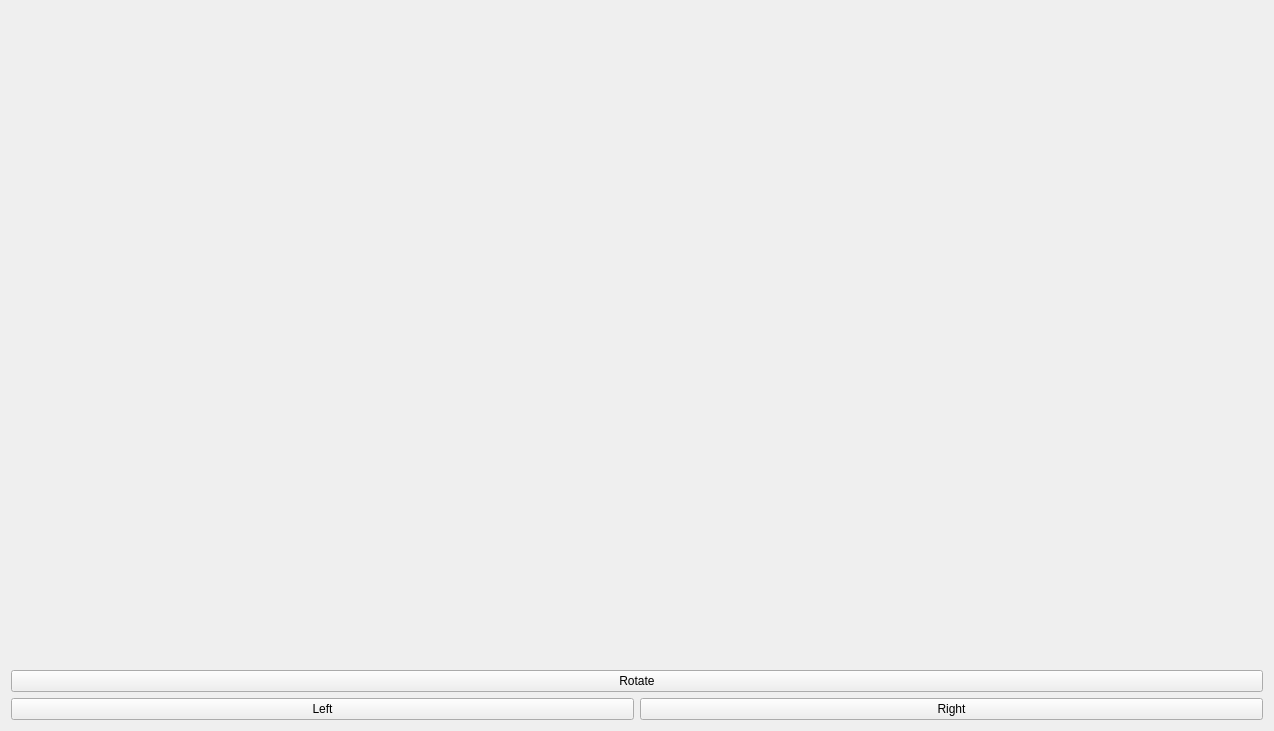
<?xml version="1.0" encoding="UTF-8"?>
<ui version="4.0">
 <class>MainWindow</class>
 <widget class="QMainWindow" name="MainWindow">
  <property name="geometry">
   <rect>
    <x>0</x>
    <y>0</y>
    <width>1274</width>
    <height>731</height>
   </rect>
  </property>
  <property name="minimumSize">
   <size>
    <width>1274</width>
    <height>731</height>
   </size>
  </property>
  <property name="maximumSize">
   <size>
    <width>1274</width>
    <height>731</height>
   </size>
  </property>
  <property name="windowTitle">
   <string>MainWindow</string>
  </property>
  <widget class="QWidget" name="centralWidget">
   <layout class="QGridLayout" name="gridLayout">
    <item row="0" column="0">
     <widget class="openWidget" name="glWidget" native="true"/>
    </item>
    <item row="1" column="0">
     <widget class="QPushButton" name="pushButton">
      <property name="text">
       <string>Rotate</string>
      </property>
     </widget>
    </item>
    <item row="2" column="0">
     <layout class="QHBoxLayout" name="horizontalLayout_2">
      <item>
       <widget class="QPushButton" name="btn_Left">
        <property name="text">
         <string>Left</string>
        </property>
       </widget>
      </item>
      <item>
       <widget class="QPushButton" name="btn_Right">
        <property name="text">
         <string>Right</string>
        </property>
       </widget>
      </item>
     </layout>
    </item>
   </layout>
  </widget>
 </widget>
 <layoutdefault spacing="6" margin="11"/>
 <customwidgets>
  <customwidget>
   <class>openWidget</class>
   <extends>QWidget</extends>
   <header>openwidget.h</header>
   <container>1</container>
  </customwidget>
 </customwidgets>
 <resources/>
 <connections/>
</ui>
